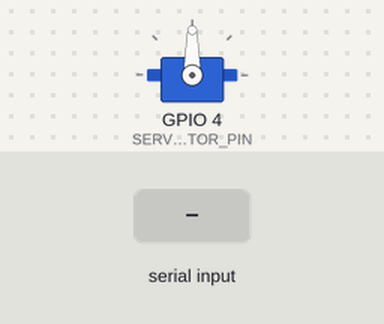
Simulated run of this program. Board: Raspberry Pi (BCM pin numbers). Parts: servo. The test bench sets the inputs (shaded band). Servo angles are drawn from the pulse width (0.5 ms = 0°, 2.5 ms = 180°); what the program prints to the terminal is not drawn.

Above: at 1.2 s.
1.3 s: "2" typed at the terminal, then Enter
At 2.5 s:
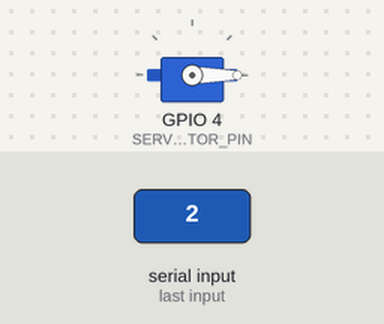
2.8 s: "3" typed at the terminal, then Enter
At 3.7 s:
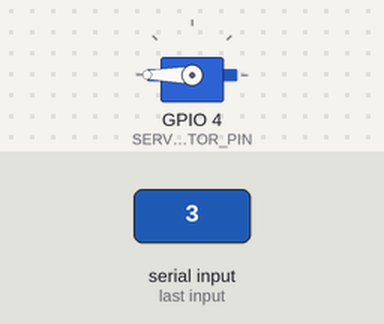
4.3 s: "1" typed at the terminal, then Enter
At 4.8 s:
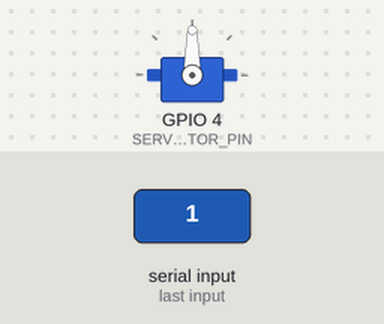
Timing chart, 0 to 7.3 s (numbered marks = the images above; inputs shaded):
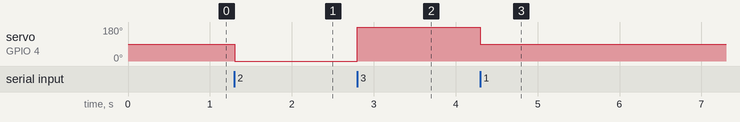

The program:

servo_motor.py
```python
import RPi.GPIO as GPIO
import time

SERVO_MOTOR_PIN = 4
GPIO.setmode(GPIO.BCM)
GPIO.setup(SERVO_MOTOR_PIN, GPIO.OUT)

#서브모터 제어에 필요한 주파수 : 50Hz
pwm = GPIO.PWM(SERVO_MOTOR_PIN, 50)
pwm.start(7.5) # 0~100

# 1: 0도,  2: -90도,  3: 90도,  9:exit
try:
    while True:
        val = input('1: 0도,  2: -90도,  3: 90도,  9:exit >')
        if val == '1':
            pwm.ChangeDutyCycle(7.5)
        elif val == '2':
            pwm.ChangeDutyCycle(2.5)
        elif val == '3':
            pwm.ChangeDutyCycle(12.5)
        elif val == '9':
            break
finally:
    pwm.stop()
    GPIO.cleanup()
```

Measured:
- after the input at 1.3 s, servo on GPIO 4 (SERVO_MOTOR_PIN): 90° → 0° at once
- after the input at 2.8 s, servo on GPIO 4 (SERVO_MOTOR_PIN): 0° → 180° at once
- after the input at 4.3 s, servo on GPIO 4 (SERVO_MOTOR_PIN): 180° → 90° at once
